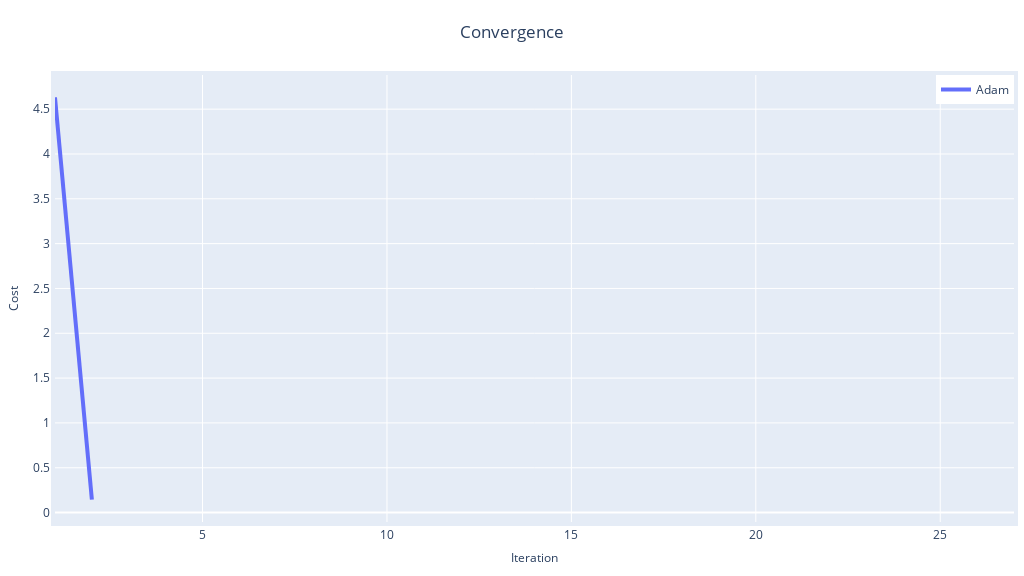
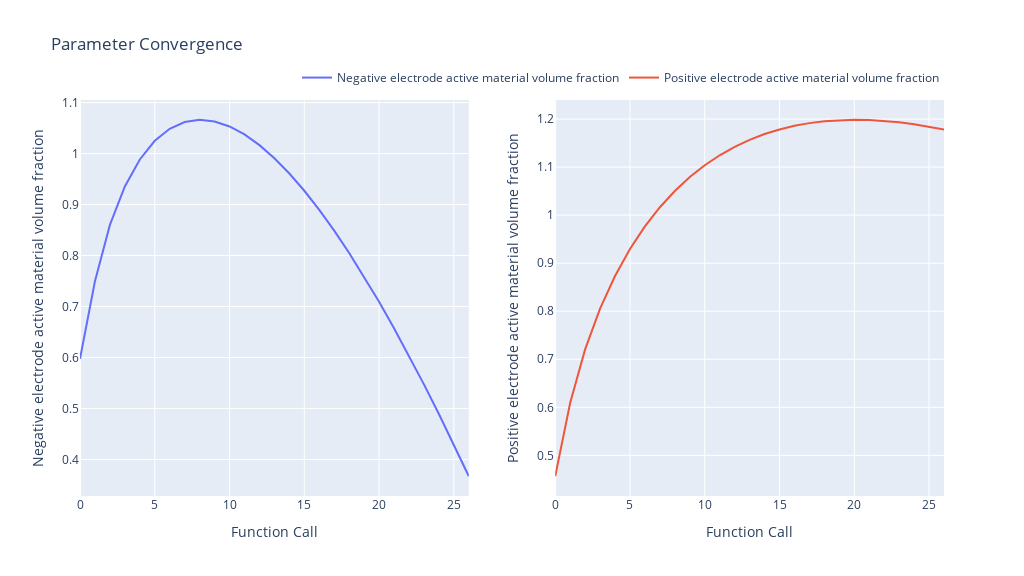

Source (notebook cell) for these figures, in order:
### Markdown cell above
### Convergence and Parameter Trajectories

To assess the optimization process, we can plot the convergence of the cost function and the trajectories of the parameters:

### Code cell
pybop.plot_convergence(optim)
pybop.plot_parameters(optim);

### Figure 1 — Plotly figure (JSON) as saved in the notebook; plotly's stock layout.template omitted (floating-point values rounded to 4 significant figures)
{"data": [{"line": {"width": 4}, "mode": "lines", "name": "Adam", "type": "scatter", "x": [1, 2, 3, 4, 5, 6, 7, 8, 9, 10, 11, 12, 13, 14, 15, 16, 17, 18, 19, 20, 21, 22, 23, 24, 25, 26, 27], "y": [4.632, 0.1442, null, null, null, null, null, null, null, null, null, null, null, null, null, null, null, null, null, null, null, null, null, null, null, null, null]}], "layout": {"autosize": false, "height": 576, "legend": {"font": {"size": 12}, "x": 1, "xanchor": "right", "y": 1, "yanchor": "top"}, "margin": {"b": 10, "l": 10, "pad": 4, "r": 10, "t": 75}, "showlegend": true, "title": {"text": "Convergence", "x": 0.5}, "width": 1024, "xaxis": {"autorange": true, "range": [1, 27], "tickfont": {"size": 12}, "title": {"font": {"size": 12}, "text": "Iteration"}, "type": "linear"}, "yaxis": {"autorange": true, "range": [-0.1051, 4.881], "tickfont": {"size": 12}, "title": {"font": {"size": 12}, "text": "Cost"}, "type": "linear"}}}

### Figure 2 — Plotly figure (JSON) as saved in the notebook; plotly's stock layout.template omitted (floating-point values rounded to 4 significant figures)
{"data": [{"name": "Negative electrode active material volume fraction", "type": "scatter", "x": [0, 1, 2, 3, 4, 5, 6, 7, 8, 9, 10, 11, 12, 13, 14, 15, 16, 17, 18, 19, 20, 21, 22, 23, 24, 25, 26], "xaxis": "x", "y": [0.5974, 0.7496, 0.8601, 0.9356, 0.9885, 1.025, 1.049, 1.062, 1.066, 1.063, 1.053, 1.038, 1.017, 0.9909, 0.9609, 0.9271, 0.8896, 0.8489, 0.8051, 0.7584, 0.7091, 0.6574, 0.6034, 0.5472, 0.489, 0.4289, 0.3671], "yaxis": "y"}, {"name": "Positive electrode active material volume fraction", "type": "scatter", "x": [0, 1, 2, 3, 4, 5, 6, 7, 8, 9, 10, 11, 12, 13, 14, 15, 16, 17, 18, 19, 20, 21, 22, 23, 24, 25, 26], "xaxis": "x2", "y": [0.4566, 0.6088, 0.7206, 0.8054, 0.8734, 0.9295, 0.9766, 1.016, 1.05, 1.079, 1.104, 1.125, 1.142, 1.157, 1.169, 1.178, 1.186, 1.192, 1.195, 1.198, 1.198, 1.198, 1.196, 1.193, 1.189, 1.184, 1.178], "yaxis": "y2"}], "layout": {"height": 576, "legend": {"orientation": "h", "x": 1, "xanchor": "right", "y": 1.02, "yanchor": "bottom"}, "title": {"text": "Parameter Convergence"}, "width": 1024, "xaxis": {"anchor": "y", "autorange": true, "domain": [0, 0.45], "range": [0, 26], "title": {"text": "Function Call"}, "type": "linear"}, "xaxis2": {"anchor": "y2", "autorange": true, "domain": [0.55, 1], "range": [0, 26], "title": {"text": "Function Call"}, "type": "linear"}, "yaxis": {"anchor": "x", "autorange": true, "domain": [0, 1], "range": [0.3282, 1.105], "title": {"text": "Negative electrode active material volume fraction"}, "type": "linear"}, "yaxis2": {"anchor": "x2", "autorange": true, "domain": [0, 1], "range": [0.4154, 1.24], "title": {"text": "Positive electrode active material volume fraction"}, "type": "linear"}}}
